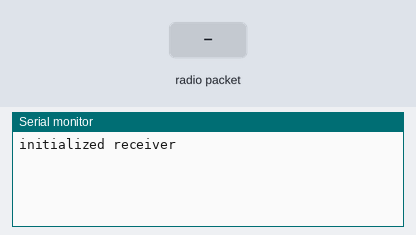
Recording of a sketch running on a simulated Arduino Uno, built with avr-gcc and run on an emulated ATmega328P. Parts: the last lines printed to the serial monitor. The inputs (shaded band) are chosen by the test bench. No radio packets arrive unless stated.

Above: at 1.2 s.
1.3 s: radio packet "1" arrives
At 2.1 s:
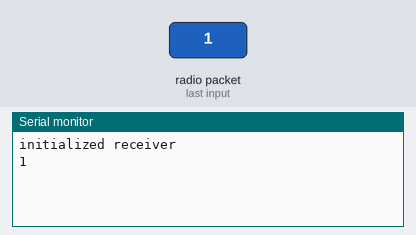
2.8 s: radio packet "0" arrives
At 3.3 s:
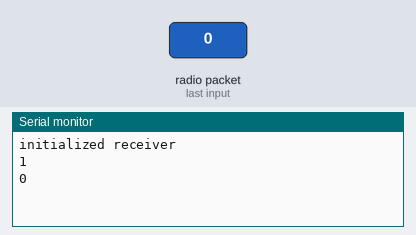
4.3 s: radio packet "2" arrives
At 5.6 s:
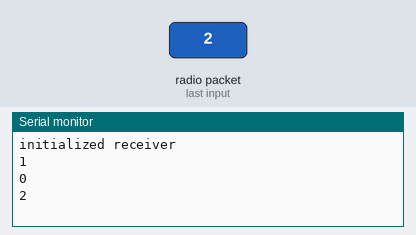

Measured:
- after the input at 1.3 s, the serial monitor: prints a new line at once (image 1)
- after the input at 2.8 s, the serial monitor: prints a new line at once (image 2)
- after the input at 4.3 s, the serial monitor: prints a new line at once (image 3)

The sketch:

receiver.ino
```cpp
/**
 * Receive data via 433.92MHz receiver and print on serial
 *
 * Dependencies:
 * - RadioHead Library
 */

#include <RH_ASK.h>
#include <SPI.h> // Not actually used but needed to compile

// connect receiver data to RXPIN
RH_ASK driver(2000, 11);

void setup()
{
    Serial.begin(9600); // Debugging only

    if (!driver.init())
    {
        Serial.println("init failed");
    }
    else
    {
        Serial.println("initialized receiver");
    }
}

void loop()
{
    uint8_t buf[16];
    uint8_t buflen = sizeof(buf);

    if (driver.recv(buf, &buflen)) // Non-blocking
    {
        int i;

        // Message with a good checksum received, dump it.
        Serial.println((char *)buf);
    }
}
```
